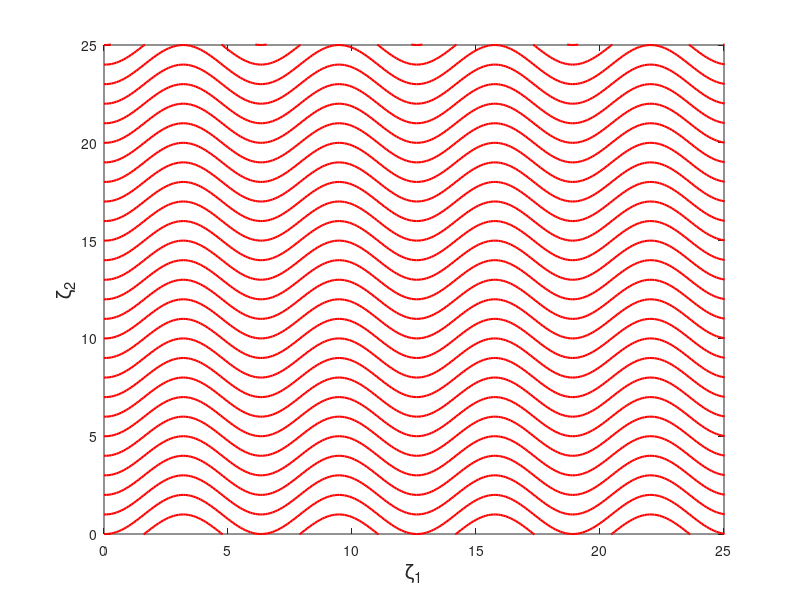

This chart was generated by the following MATLAB code:
clc; clear all; close all;

dt = 0.1;
T = 0:dt:100;

zeta_initial = -1;
for j=1:50
    Zeta_vec(:,1,j) = [0;zeta_initial];  % [zeta_1; zeta_2]
    zeta_initial = zeta_initial + 1;
end

for j=1:50
    for i=1:length(T)
        Zeta_dot_vec = [1;sin(Zeta_vec(1,i,j))];  % [zeta_dot_1; zeta_dot_2] = [1; sin(zeta_1)]
        Zeta_vec(:,i+1,j) = Zeta_vec(:,i,j) + Zeta_dot_vec * dt;
    end
end

figure;
for j=1:50
    plot(Zeta_vec(1,:,j), Zeta_vec(2,:,j), "LineWidth", 1.5, "Color", 'red')
    hold on
    axis([0 25 0 25])
    xlabel('\zeta_{1}','FontSize',15)
    ylabel('\zeta_{2}','FontSize',15)
end 
